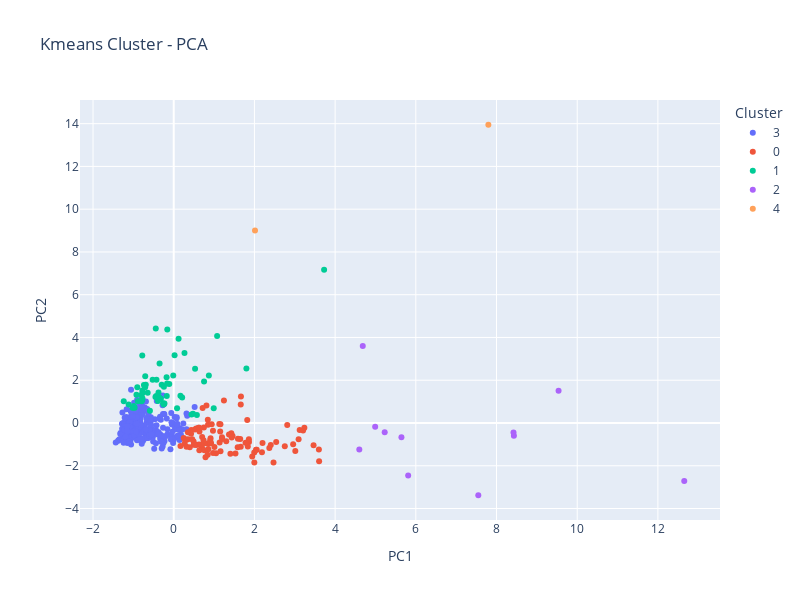

Write notebook code for a chart like this one.
### Markdown cell above
## 2. Geração dos clusters
--------------------
## 2.1. KNN
--------------------

### Code cell
# K-Means com 5 clusters
kmeans = KMeans(n_clusters=5, random_state=42)
kmeans_labels = kmeans.fit_predict(X_scaled)

# Visualização
pca = PCA(n_components=2)
X_pca = pca.fit_transform(X_scaled)

# Criar um DataFrame para facilitar a manipulação com Plotly
df = pd.DataFrame(X_pca, columns=["PC1", "PC2"])
df['Cluster'] = kmeans_labels.astype(str)  # Convertendo clusters para string para usar como cor

# Criar o gráfico com Plotly Express
fig = px.scatter(
    df, 
    x="PC1", 
    y="PC2", 
    color="Cluster", 
    title="Kmeans Cluster - PCA",
    labels={"Cluster": "Cluster"},
    template="plotly",
    width=800,
    height=600  
)
fig.show()

### Figure 1 — Plotly figure (JSON) as saved in the notebook; plotly's stock layout.template omitted (floating-point values rounded to 4 significant figures; data arrays with more than 128 entries replaced by an {"elided": "..."} marker saying what was removed)
{"data": [{"hovertemplate": "Cluster=3<br>PC1=%{x}<br>PC2=%{y}<extra></extra>", "legendgroup": "3", "marker": {"color": "#636efa", "symbol": "circle"}, "mode": "markers", "name": "3", "orientation": "v", "showlegend": true, "type": "scatter", "x": {"elided": "272 float values"}, "xaxis": "x", "y": {"elided": "272 float values"}, "yaxis": "y"}, {"hovertemplate": "Cluster=0<br>PC1=%{x}<br>PC2=%{y}<extra></extra>", "legendgroup": "0", "marker": {"color": "#EF553B", "symbol": "circle"}, "mode": "markers", "name": "0", "orientation": "v", "showlegend": true, "type": "scatter", "x": [0.4344, 0.8111, 1.592, 0.6381, 0.8502, 0.845, 0.5576, 1.245, 3.122, 0.1672, 0.9727, 1.585, 0.8557, 1.946, 0.2813, 2.813, 1.865, 0.4301, 3.598, 0.7003, 0.9252, 1.428, 0.6145, 2.753, 1.049, 0.5581, 0.7642, 1.129, 1.302, 0.623, 1.458, 1.661, 1.37, 3.206, 2.057, 0.9126, 0.2485, 0.9747, 0.3135, 3.013, 1.822, 0.5238, 0.8568, 3.238, 1.531, 0.4928, 0.6358, 0.7044, 0.7391, 0.7592, 0.352, 2.201, 2.96, 1.996, 2.04, 0.4981, 1.197, 3.603, 1.158, 0.2713, 0.351, 1.138, 0.7163, 1.01, 1.666, 1.436, 1.201, 0.9025, 1.836, 0.3166, 0.8422, 2.187, 0.5216, 1.862, 1.78, 1.998, 1.152, 3.095, 2.54, 0.3982, 0.4595, 2.474, 0.9045, 2.37, 2.405, 1.405, 0.7884, 0.7473, 1.662, 0.6311, 1.648, 0.9076, 1.16, 0.6668, 0.9413, 3.466], "xaxis": "x", "y": [-0.3284, 0.8151, -0.741, -0.4018, -0.08569, 0.1547, -1.026, 1.056, -0.3301, -1.074, -0.3682, -1.129, -0.9797, -1.567, -0.7957, -0.09887, -0.8936, -0.5034, -1.239, -1.156, -0.9448, -0.4841, -0.2169, -1.091, -1.411, -0.26, -0.9519, -0.0434, -0.8521, -1.004, -0.6034, -1.108, -0.5423, -0.3467, -1.252, -0.7084, -0.7009, -1.403, -0.7815, -1.313, 0.1421, -0.3044, -1.226, -0.2245, -1.428, -0.8612, -1.273, -0.6545, -0.8111, -1.277, -0.7551, -0.9348, -0.9953, -1.384, -1.247, -1.015, -0.6624, -1.789, -0.05342, -0.973, -0.4365, -0.9185, 0.7054, -1.12, 1.238, -0.6805, -0.7491, -0.9226, -1.103, -1.109, -1.48, -1.363, -1.001, -0.7637, -0.9256, -1.845, -0.4001, -0.7631, -0.8884, -1.133, -0.7549, -1.845, -0.81, -1.173, -1.026, -1.439, -1.602, -0.2147, 0.8653, -0.2218, -0.749, -0.8872, -1.319, -1.021, -0.05351, -1.04], "yaxis": "y"}, {"hovertemplate": "Cluster=1<br>PC1=%{x}<br>PC2=%{y}<extra></extra>", "legendgroup": "1", "marker": {"color": "#00cc96", "symbol": "circle"}, "mode": "markers", "name": "1", "orientation": "v", "showlegend": true, "type": "scatter", "x": [0.1663, 0.9914, -0.1767, -0.7799, -0.3498, -0.1721, -0.7794, -0.0114, -0.2507, -0.9679, -0.8046, 1.801, -0.229, 1.076, -0.3909, -0.4449, 0.1207, -0.6452, -0.7778, -0.1593, -0.9233, 0.08341, -0.2612, -0.9903, -0.1107, 3.727, 0.02162, 0.7518, -0.5223, -0.2981, 0.4399, -1.118, -0.3511, -0.2432, -0.7764, -0.3189, -0.4274, -0.709, 0.2668, -0.9871, -1.238, -0.5898, -0.6924, 0.4777, 0.5741, -0.4529, -0.889, -0.7954, -1.023, -0.775, 0.2093, -0.4336, -0.7063, -0.3772, -0.1639, -0.7381, 0.5294, 0.8706, -0.9025], "xaxis": "x", "y": [1.271, 0.6859, 2.144, 1.073, 1.181, 1.267, 3.16, 2.216, 0.8624, 0.7129, 1.301, 2.549, 0.9075, 4.069, 1.03, 4.418, 3.936, 1.414, 1.396, 4.373, 1.325, 0.6862, 0.9281, 0.7225, 1.823, 7.168, 3.168, 1.937, 2.025, 1.785, 0.3963, 0.8662, 2.777, 1.69, 1.52, 1.131, 2.027, 1.666, 3.273, 0.795, 1.011, 0.5721, 1.784, 0.427, 0.3749, 1.22, 1.014, 1.013, 0.7136, 1.153, 1.189, 1.267, 2.186, 1.426, 1.85, 1.773, 2.536, 2.221, 1.677], "yaxis": "y"}, {"hovertemplate": "Cluster=2<br>PC1=%{x}<br>PC2=%{y}<extra></extra>", "legendgroup": "2", "marker": {"color": "#ab63fa", "symbol": "circle"}, "mode": "markers", "name": "2", "orientation": "v", "showlegend": true, "type": "scatter", "x": [4.686, 9.538, 4.6, 8.431, 5.811, 12.65, 8.421, 5.229, 5.644, 4.993, 7.549], "xaxis": "x", "y": [3.599, 1.508, -1.236, -0.5924, -2.455, -2.715, -0.4469, -0.4365, -0.6647, -0.1793, -3.38], "yaxis": "y"}, {"hovertemplate": "Cluster=4<br>PC1=%{x}<br>PC2=%{y}<extra></extra>", "legendgroup": "4", "marker": {"color": "#FFA15A", "symbol": "circle"}, "mode": "markers", "name": "4", "orientation": "v", "showlegend": true, "type": "scatter", "x": [7.798, 2.014], "xaxis": "x", "y": [13.95, 9.005], "yaxis": "y"}], "layout": {"height": 600, "legend": {"title": {"text": "Cluster"}, "tracegroupgap": 0}, "title": {"text": "Kmeans Cluster - PCA"}, "width": 800, "xaxis": {"anchor": "y", "domain": [0, 1], "title": {"text": "PC1"}}, "yaxis": {"anchor": "x", "domain": [0, 1], "title": {"text": "PC2"}}}}
